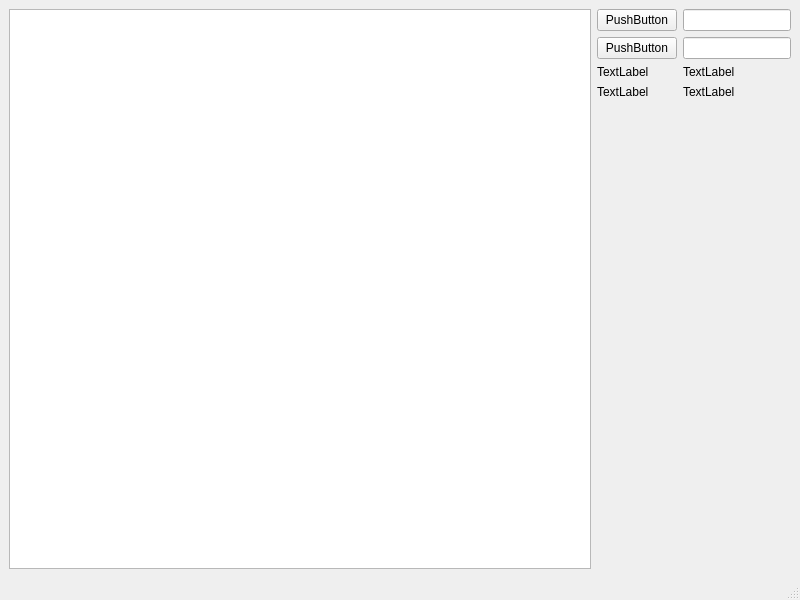
<?xml version="1.0" encoding="UTF-8"?>
<ui version="4.0">
 <class>MainWindow</class>
 <widget class="QMainWindow" name="MainWindow">
  <property name="geometry">
   <rect>
    <x>0</x>
    <y>0</y>
    <width>800</width>
    <height>600</height>
   </rect>
  </property>
  <property name="windowTitle">
   <string>MainWindow</string>
  </property>
  <widget class="QWidget" name="centralwidget">
   <layout class="QHBoxLayout" name="horizontalLayout">
    <item>
     <widget class="QGraphicsView" name="graphicsView"/>
    </item>
    <item>
     <layout class="QFormLayout" name="formLayout">
      <property name="sizeConstraint">
       <enum>QLayout::SetMinimumSize</enum>
      </property>
      <property name="horizontalSpacing">
       <number>6</number>
      </property>
      <item row="0" column="0">
       <widget class="QPushButton" name="pushButton">
        <property name="text">
         <string>PushButton</string>
        </property>
       </widget>
      </item>
      <item row="1" column="0">
       <widget class="QPushButton" name="pushButton_2">
        <property name="text">
         <string>PushButton</string>
        </property>
       </widget>
      </item>
      <item row="2" column="0">
       <widget class="QLabel" name="label">
        <property name="sizePolicy">
         <sizepolicy hsizetype="Minimum" vsizetype="Fixed">
          <horstretch>0</horstretch>
          <verstretch>0</verstretch>
         </sizepolicy>
        </property>
        <property name="text">
         <string>TextLabel</string>
        </property>
       </widget>
      </item>
      <item row="2" column="1">
       <widget class="QLabel" name="label_2">
        <property name="sizePolicy">
         <sizepolicy hsizetype="Minimum" vsizetype="Fixed">
          <horstretch>0</horstretch>
          <verstretch>0</verstretch>
         </sizepolicy>
        </property>
        <property name="text">
         <string>TextLabel</string>
        </property>
       </widget>
      </item>
      <item row="3" column="0">
       <widget class="QLabel" name="label_3">
        <property name="sizePolicy">
         <sizepolicy hsizetype="Minimum" vsizetype="Fixed">
          <horstretch>0</horstretch>
          <verstretch>0</verstretch>
         </sizepolicy>
        </property>
        <property name="text">
         <string>TextLabel</string>
        </property>
       </widget>
      </item>
      <item row="3" column="1">
       <widget class="QLabel" name="label_4">
        <property name="sizePolicy">
         <sizepolicy hsizetype="Minimum" vsizetype="Fixed">
          <horstretch>0</horstretch>
          <verstretch>0</verstretch>
         </sizepolicy>
        </property>
        <property name="text">
         <string>TextLabel</string>
        </property>
       </widget>
      </item>
      <item row="0" column="1">
       <widget class="QLineEdit" name="lineEdit">
        <property name="sizePolicy">
         <sizepolicy hsizetype="Minimum" vsizetype="Fixed">
          <horstretch>0</horstretch>
          <verstretch>0</verstretch>
         </sizepolicy>
        </property>
       </widget>
      </item>
      <item row="1" column="1">
       <widget class="QLineEdit" name="lineEdit_2">
        <property name="sizePolicy">
         <sizepolicy hsizetype="Minimum" vsizetype="Fixed">
          <horstretch>0</horstretch>
          <verstretch>0</verstretch>
         </sizepolicy>
        </property>
       </widget>
      </item>
     </layout>
    </item>
   </layout>
  </widget>
  <widget class="QMenuBar" name="menubar">
   <property name="geometry">
    <rect>
     <x>0</x>
     <y>0</y>
     <width>800</width>
     <height>33</height>
    </rect>
   </property>
  </widget>
  <widget class="QStatusBar" name="statusbar"/>
 </widget>
 <resources/>
 <connections/>
</ui>
